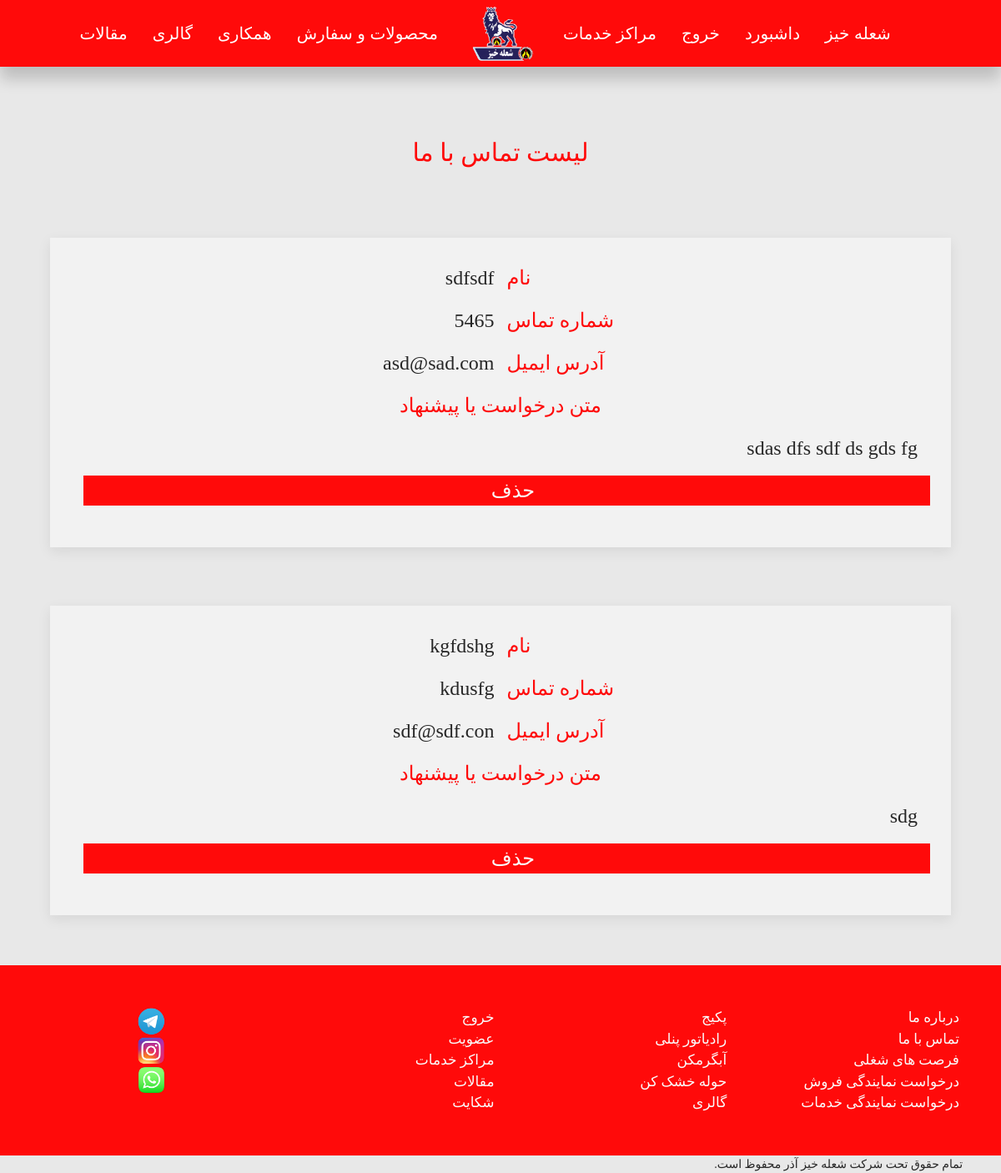
The page /company/contact-us-list/ (signed in) on the database its author committed.
### company/models.py (models this page shows)
class ContactUsModel(models.Model):
    name = models.CharField(max_length = 264, blank = False, null = False)
    email = models.EmailField(blank = False, null = False)
    phone_number = models.CharField(max_length = 264, blank = True, null =True)
    request = models.TextField(null = True, blank = True)
    contacted_at = models.DateTimeField(default=timezone.now)

### company/views.py (the view)
# urls.py: path('contact-us-list/',ContactUsListView, name = 'contact-us-list'),
@login_required
@superuser_required
def ContactUsListView(request):
    try:
        contactus_list = get_list_or_404(ContactUsModel.objects.order_by('contacted_at'))
        return render(request,'company/contactuslist.html',
                      {'contactus_list':contactus_list})
    except:
        return render(request,'company/contactuslist.html')

### company/templates/company/contactuslist.html (shortened to what this page needs)
{% extends "BaseTemplates/base1.html" %}
{% block body_block %}
<br>
<h3 style="font-size:30px;" class="redC-text uk-card-title uk-text-center fHarmattan uk-text-large">لیست تماس با ما</h3>
<div style="padding:5%" class="uk-grid-match uk-text-center uk-grid-large" uk-grid>
{% for contactus in contactus_list %}
      <div class="uk-width-1-1 uk-block">
<div  class="uk-card uk-card-default uk-card-body milkywhiteC">
      <div style="margin-top:-25px"  class=" fHarmattan uk-text-large uk-grid-small" uk-grid>
          <div class="uk-width-1-2 uk-text-left redC-text" >نام</div><div class="uk-width-1-2 uk-text-right darkgreyC-text">{{contactus.name}}</div>
          <div class="uk-width-1-2 uk-text-left redC-text" >شماره تماس</div><div class="uk-width-1-2 uk-text-right darkgreyC-text">{{contactus.phone_number}}</div>
          <div class="uk-width-1-2 uk-text-left redC-text" >آدرس ایمیل</div><div class="uk-width-1-2 uk-text-right darkgreyC-text">{{contactus.email}}</div>
          <div class="uk-width-1-1 uk-text-center redC-text" >متن درخواست یا پیشنهاد</div><div class="uk-width-1-1 uk-text-justify darkgreyC-text">{{contactus.request}}</div>
<br>
<a href="{% url 'company:contact-us-delete' contactus.pk  %}" class="uk-button redC uk-width-1-1 uk-margin-small-bottom whiteC-text fHarmattan uk-text-large">حذف</a>
      </div>
</div>
</div>
{% endfor %}
</div>
    {% endblock %}

### static/css/styles.css (style rules this page uses)
.fHarmattan { font-family: 'Lateef', cursive; }
.whiteC-text { color: #fafafa; }
.milkywhiteC { background-color: #f2f2f2; }
.darkgreyC-text { color: #262626; }
.redC { background-color: #ff0a0a; }
.redC-text { color: #ff0a0a; }

### rows shown on the page
ContactUsModel: name "sdfsdf", phone_number "5465", email "asd@sad.com", request "sdas dfs sdf ds gds fg"
ContactUsModel: name "kgfdshg", phone_number "kdusfg", email "sdf@sdf.con", request "sdg"
